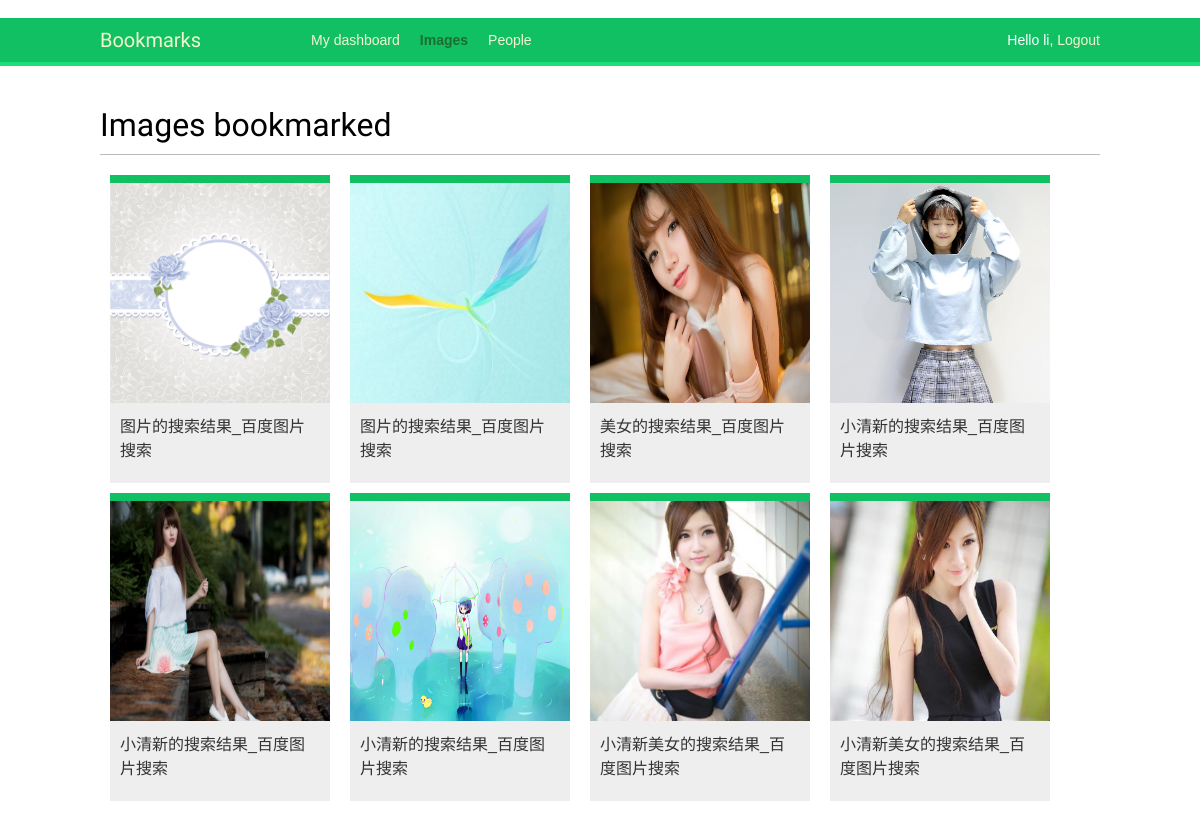
Before: /images/ (signed in) with the older database file.
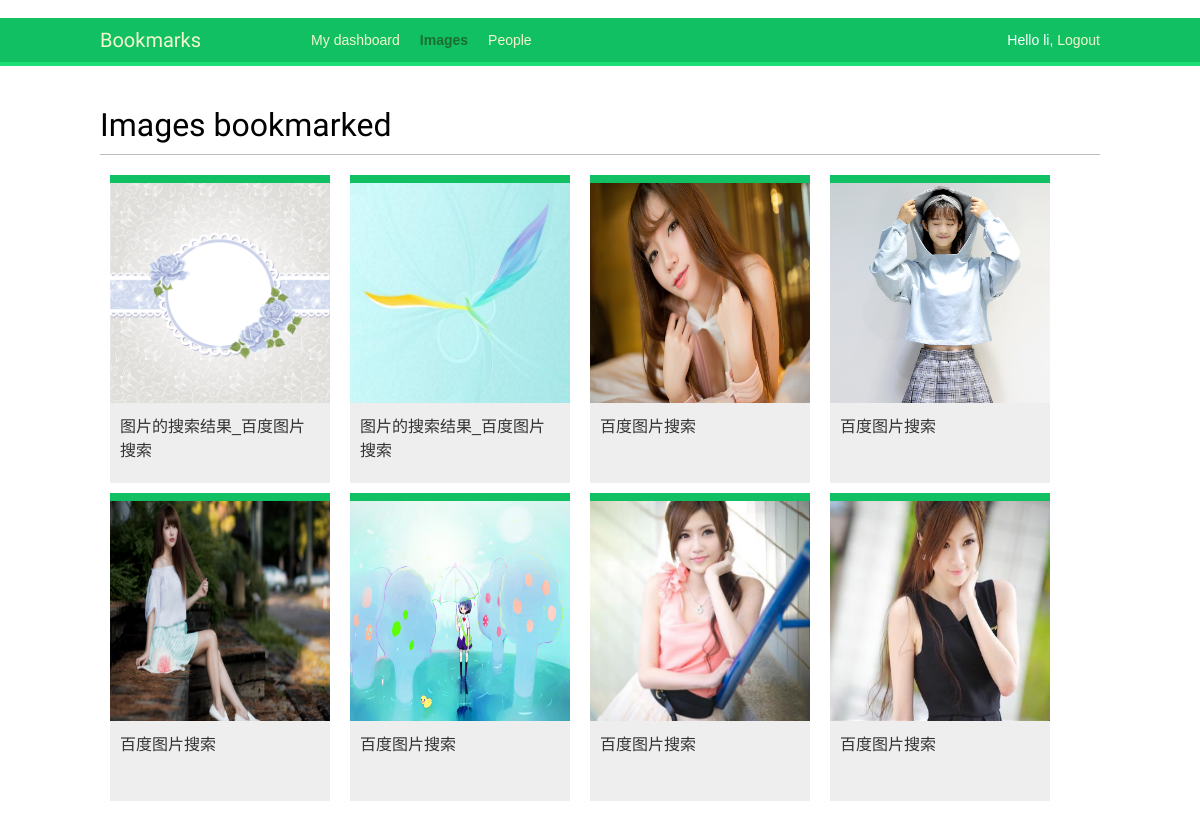
After: the same page with the newer database file.
### images/models.py (models this page shows, shortened)
class Image(models.Model):
    user = models.ForeignKey(settings.AUTH_USER_MODEL,related_name='images_created')
    title = models.CharField(max_length=200)
    slug = models.SlugField(max_length=200,blank=True)
    url = models.URLField()
    image = models.ImageField(upload_to='images/%Y/%m/%d')
    description = models.TextField(blank=True)
    created = models.DateField(auto_now_add=True,db_index=True)
    user_like = models.ManyToManyField(settings.AUTH_USER_MODEL,
                                        related_name='images_liked',blank=True)
    def get_absolute_url(self):
        return reverse('images:detail',args=(self.id,self.slug))

### images/views.py (the view)
@login_required
def image_list(request):
    images = Image.objects.all()
    paginator = Paginator(images, 8)
    page = request.GET.get('page')
    try:
        images = paginator.page(page)
    except PageNotAnInteger:
        images = paginator.page(1)
    except EmptyPage:
        if request.is_ajax():
            return HttpResponse('')
        images = paginator.page(paginator.num_pages)
    if request.is_ajax():
        return render(request, 'images/image/list_ajax.html', {'section': 'images', 'images': images})
    return render(request, 'images/image/list.html', {'section': 'images', 'images': images})

### images/templates/images/image/list.html (shortened to what this page needs)
{% extends "base.html" %}
{% block content %}
    <h1>Images bookmarked</h1>
    <div id="image-list">
        {% include "images/image/list_ajax.html" %}
    </div>
{% endblock %}

### images/templates/images/image/list_ajax.html (shortened to what this page needs)
{% load thumbnail %}
{% for image in images %}
    <div class="image">
        <a href="{{ image.get_absolute_url }}">
            <img src="{{ image.image.url }}"  height="300"/>
        </a>
        <div class="info">
            <a href="{{ image.get_absolute_url }}" class="title">{{ image.title }}</a>
        </div>
    </div>
{% endfor %}

Changed rows visible on the page:
changed Image (number 3 of 8 on the later page): title "美女的搜索结果_百度图片搜索" → "百度图片搜索"
changed Image (number 4 of 8 on the later page): title "小清新的搜索结果_百度图片搜索" → "百度图片搜索"
changed Image (number 5 of 8 on the later page): title "小清新的搜索结果_百度图片搜索" → "百度图片搜索"
changed Image (number 6 of 8 on the later page): title "小清新的搜索结果_百度图片搜索" → "百度图片搜索"
changed Image (number 7 of 8 on the later page): title "小清新美女的搜索结果_百度图片搜索" → "百度图片搜索"
changed Image (number 8 of 8 on the later page): title "小清新美女的搜索结果_百度图片搜索" → "百度图片搜索"
